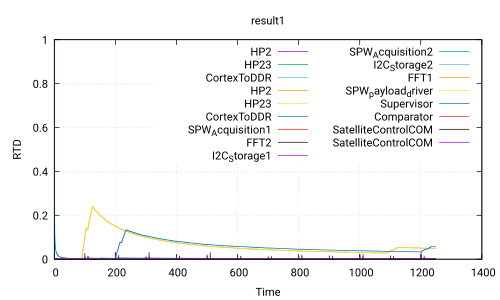

This figure's gnuplot source:
 set title 'result1'
 set ylabel 'RTD'
 set xlabel 'Time'
 set grid
 set term pdf
 set output 'Use_case_DoubleCamera_Safety.ATIPPIC.executable220.0_20.0.pdf'
 plot 'Use_case_DoubleCamera_Safety.ATIPPIC.executable220.0_20.0.csv' using 1:2 with lines title 'HP2','Use_case_DoubleCamera_Safety.ATIPPIC.executable220.0_20.0.csv' using 1:3 with lines title 'HP23','Use_case_DoubleCamera_Safety.ATIPPIC.executable220.0_20.0.csv' using 1:4 with lines title 'CortexToDDR','Use_case_DoubleCamera_Safety.ATIPPIC.executable220.0_20.0.csv' using 1:5 with lines title 'HP2','Use_case_DoubleCamera_Safety.ATIPPIC.executable220.0_20.0.csv' using 1:6 with lines title 'HP23','Use_case_DoubleCamera_Safety.ATIPPIC.executable220.0_20.0.csv' using 1:7 with lines title 'CortexToDDR','Use_case_DoubleCamera_Safety.ATIPPIC.executable220.0_20.0.csv' using 1:8 with lines title 'SPW_Acquisition1','Use_case_DoubleCamera_Safety.ATIPPIC.executable220.0_20.0.csv' using 1:9 with lines title 'FFT2','Use_case_DoubleCamera_Safety.ATIPPIC.executable220.0_20.0.csv' using 1:10 with lines title 'I2C_Storage1','Use_case_DoubleCamera_Safety.ATIPPIC.executable220.0_20.0.csv' using 1:11 with lines title 'SPW_Acquisition2','Use_case_DoubleCamera_Safety.ATIPPIC.executable220.0_20.0.csv' using 1:12 with lines title 'I2C_Storage2','Use_case_DoubleCamera_Safety.ATIPPIC.executable220.0_20.0.csv' using 1:13 with lines title 'FFT1','Use_case_DoubleCamera_Safety.ATIPPIC.executable220.0_20.0.csv' using 1:14 with lines title 'SPW_payload_driver','Use_case_DoubleCamera_Safety.ATIPPIC.executable220.0_20.0.csv' using 1:15 with lines title 'Supervisor','Use_case_DoubleCamera_Safety.ATIPPIC.executable220.0_20.0.csv' using 1:16 with lines title 'Comparator','Use_case_DoubleCamera_Safety.ATIPPIC.executable220.0_20.0.csv' using 1:17 with lines title 'SatelliteControlCOM','Use_case_DoubleCamera_Safety.ATIPPIC.executable220.0_20.0.csv' using 1:18 with lines title 'SatelliteControlCOM'
